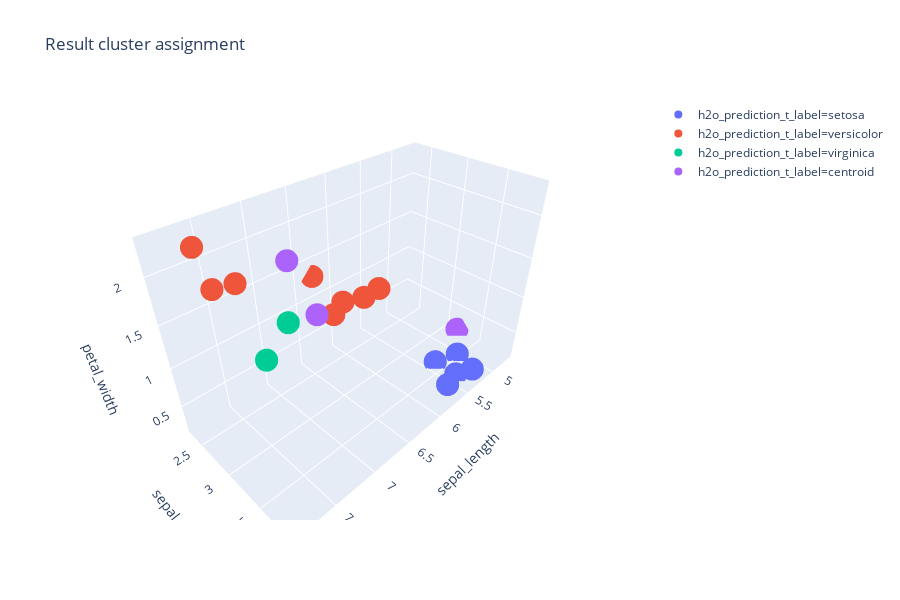
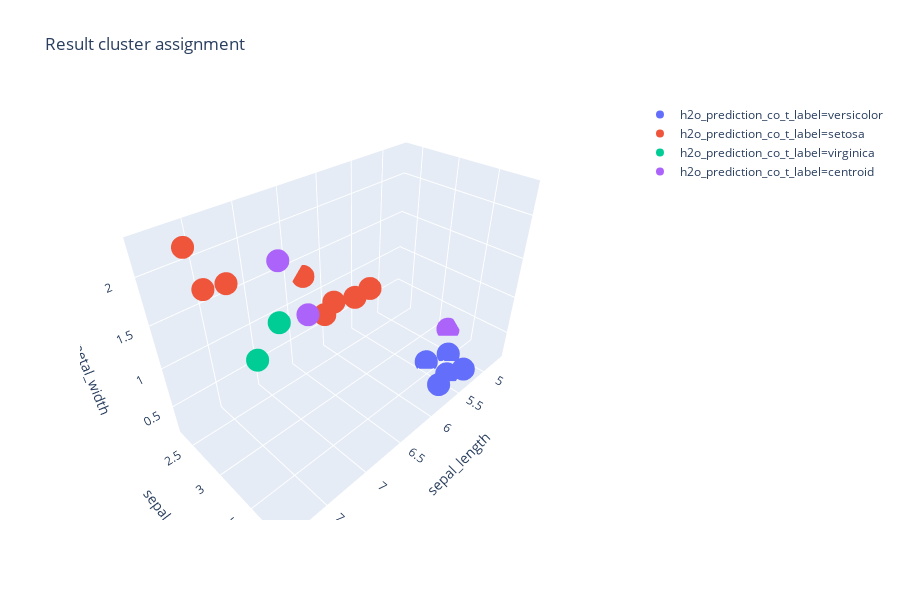

The code cell stored with these charts, in order, in its notebook:
### Code cell
fig = px.scatter_3d(iris, x='sepal_length', y='sepal_width', z='petal_width', color='h2o_prediction_t_label', title='Result cluster assignment')
fig.show()

fig = px.scatter_3d(iris, x='sepal_length', y='sepal_width', z='petal_width', color='h2o_prediction_co_t_label', title='Result cluster assignment')
fig.show()

### Figure 1 — Plotly figure (JSON) as saved in the notebook; plotly's stock layout.template omitted (floating-point values rounded to 4 significant figures)
{"data": [{"hoverlabel": {"namelength": 0}, "hovertemplate": "h2o_prediction_t_label=setosa<br>sepal_length=%{x}<br>sepal_width=%{y}<br>petal_width=%{z}", "legendgroup": "h2o_prediction_t_label=setosa", "marker": {"color": "#636efa", "symbol": "circle"}, "mode": "markers", "name": "h2o_prediction_t_label=setosa", "scene": "scene", "showlegend": true, "type": "scatter3d", "x": [5.1, 5.4, 5.4, 5.7, 5.4], "y": [3.5, 3.9, 3.7, 3.8, 3.4], "z": [0.2, 0.4, 0.2, 0.3, 0.2]}, {"hoverlabel": {"namelength": 0}, "hovertemplate": "h2o_prediction_t_label=versicolor<br>sepal_length=%{x}<br>sepal_width=%{y}<br>petal_width=%{z}", "legendgroup": "h2o_prediction_t_label=versicolor", "marker": {"color": "#EF553B", "symbol": "circle"}, "mode": "markers", "name": "h2o_prediction_t_label=versicolor", "scene": "scene", "showlegend": true, "type": "scatter3d", "x": [6.4, 6.3, 6.7, 6.4, 6.3, 7.6, 7.7, 7.7], "y": [3.2, 3.3, 3.1, 2.9, 2.3, 3, 2.6, 2.8], "z": [1.5, 1.6, 1.4, 1.3, 1.3, 2.1, 2.3, 2]}, {"hoverlabel": {"namelength": 0}, "hovertemplate": "h2o_prediction_t_label=virginica<br>sepal_length=%{x}<br>sepal_width=%{y}<br>petal_width=%{z}", "legendgroup": "h2o_prediction_t_label=virginica", "marker": {"color": "#00cc96", "symbol": "circle"}, "mode": "markers", "name": "h2o_prediction_t_label=virginica", "scene": "scene", "showlegend": true, "type": "scatter3d", "x": [7.7, 7.9], "y": [3.8, 3.8], "z": [2.2, 2]}, {"hoverlabel": {"namelength": 0}, "hovertemplate": "h2o_prediction_t_label=centroid<br>sepal_length=%{x}<br>sepal_width=%{y}<br>petal_width=%{z}", "legendgroup": "h2o_prediction_t_label=centroid", "marker": {"color": "#ab63fa", "symbol": "circle"}, "mode": "markers", "name": "h2o_prediction_t_label=centroid", "scene": "scene", "showlegend": true, "type": "scatter3d", "x": [4.7, 6.9, 7.1], "y": [3.2, 3.1, 3], "z": [0.2, 1.5, 2.1]}], "layout": {"height": 600, "legend": {"tracegroupgap": 0}, "scene": {"domain": {"x": [0, 1], "y": [0, 1]}, "xaxis": {"title": {"text": "sepal_length"}}, "yaxis": {"title": {"text": "sepal_width"}}, "zaxis": {"title": {"text": "petal_width"}}}, "title": {"text": "Result cluster assignment"}}}

### Figure 2 — Plotly figure (JSON) as saved in the notebook; plotly's stock layout.template omitted (floating-point values rounded to 4 significant figures)
{"data": [{"hoverlabel": {"namelength": 0}, "hovertemplate": "h2o_prediction_co_t_label=versicolor<br>sepal_length=%{x}<br>sepal_width=%{y}<br>petal_width=%{z}", "legendgroup": "h2o_prediction_co_t_label=versicolor", "marker": {"color": "#636efa", "symbol": "circle"}, "mode": "markers", "name": "h2o_prediction_co_t_label=versicolor", "scene": "scene", "showlegend": true, "type": "scatter3d", "x": [5.1, 5.4, 5.4, 5.7, 5.4], "y": [3.5, 3.9, 3.7, 3.8, 3.4], "z": [0.2, 0.4, 0.2, 0.3, 0.2]}, {"hoverlabel": {"namelength": 0}, "hovertemplate": "h2o_prediction_co_t_label=setosa<br>sepal_length=%{x}<br>sepal_width=%{y}<br>petal_width=%{z}", "legendgroup": "h2o_prediction_co_t_label=setosa", "marker": {"color": "#EF553B", "symbol": "circle"}, "mode": "markers", "name": "h2o_prediction_co_t_label=setosa", "scene": "scene", "showlegend": true, "type": "scatter3d", "x": [6.4, 6.3, 6.7, 6.4, 6.3, 7.6, 7.7, 7.7], "y": [3.2, 3.3, 3.1, 2.9, 2.3, 3, 2.6, 2.8], "z": [1.5, 1.6, 1.4, 1.3, 1.3, 2.1, 2.3, 2]}, {"hoverlabel": {"namelength": 0}, "hovertemplate": "h2o_prediction_co_t_label=virginica<br>sepal_length=%{x}<br>sepal_width=%{y}<br>petal_width=%{z}", "legendgroup": "h2o_prediction_co_t_label=virginica", "marker": {"color": "#00cc96", "symbol": "circle"}, "mode": "markers", "name": "h2o_prediction_co_t_label=virginica", "scene": "scene", "showlegend": true, "type": "scatter3d", "x": [7.7, 7.9], "y": [3.8, 3.8], "z": [2.2, 2]}, {"hoverlabel": {"namelength": 0}, "hovertemplate": "h2o_prediction_co_t_label=centroid<br>sepal_length=%{x}<br>sepal_width=%{y}<br>petal_width=%{z}", "legendgroup": "h2o_prediction_co_t_label=centroid", "marker": {"color": "#ab63fa", "symbol": "circle"}, "mode": "markers", "name": "h2o_prediction_co_t_label=centroid", "scene": "scene", "showlegend": true, "type": "scatter3d", "x": [4.7, 6.9, 7.1], "y": [3.2, 3.1, 3], "z": [0.2, 1.5, 2.1]}], "layout": {"height": 600, "legend": {"tracegroupgap": 0}, "scene": {"domain": {"x": [0, 1], "y": [0, 1]}, "xaxis": {"title": {"text": "sepal_length"}}, "yaxis": {"title": {"text": "sepal_width"}}, "zaxis": {"title": {"text": "petal_width"}}}, "title": {"text": "Result cluster assignment"}}}
